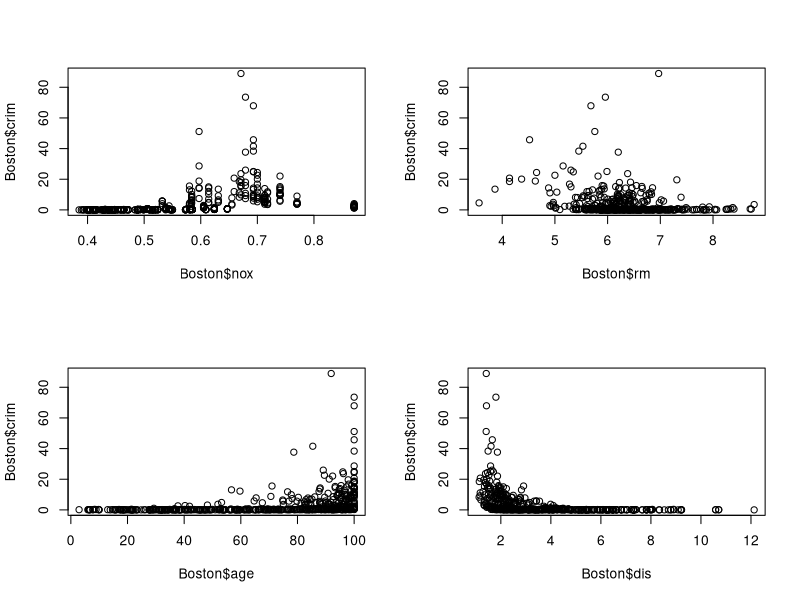
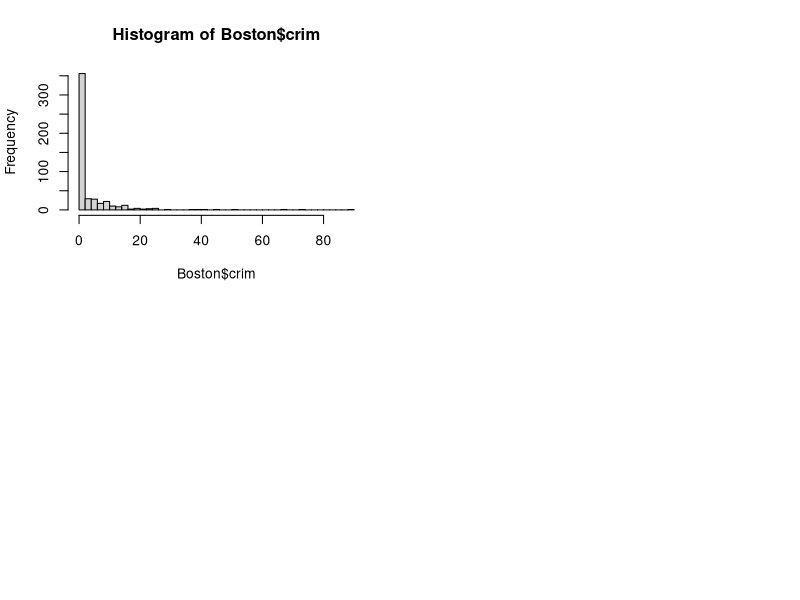
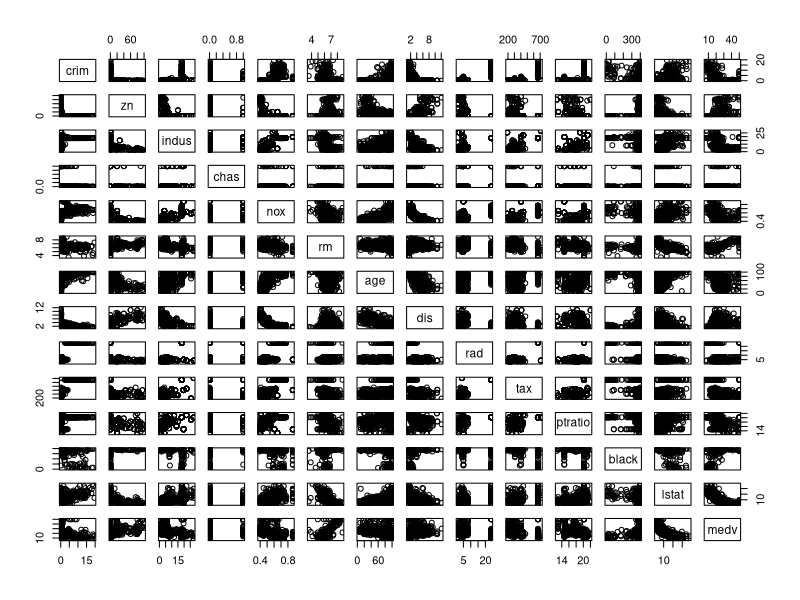
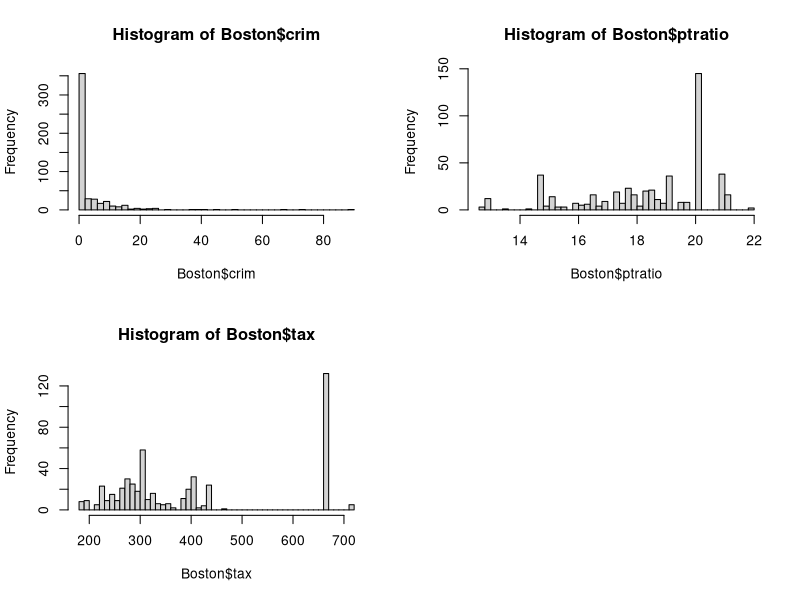

The R source for these figures, in order:
install.packages("MASS")
library(MASS)
#Boston$chas <- as.factor(Boston$chas)
dim(Boston)
attach(Boston)
#A
par(mfrow = c(2, 2))
plot(Boston$nox, Boston$crim)
plot(Boston$rm, Boston$crim)
plot(Boston$age, Boston$crim)
plot(Boston$dis, Boston$crim)

#B
hist(Boston$crim, breaks = 50)
pairs(Boston[Boston$crim < 20, ])

#C
hist(Boston$crim, breaks = 50)
nrow(Boston[Boston$crim > 20, ])
hist(Boston$tax, breaks = 50)
nrow(Boston[Boston$tax == 666, ])
hist(Boston$ptratio, breaks = 50)

#D

#More than seven rooms per dwelling
nrow(Boston[Boston$rm > 7, ])

#More than eight rooms per dwelling
nrow(Boston[Boston$rm > 8, ])
